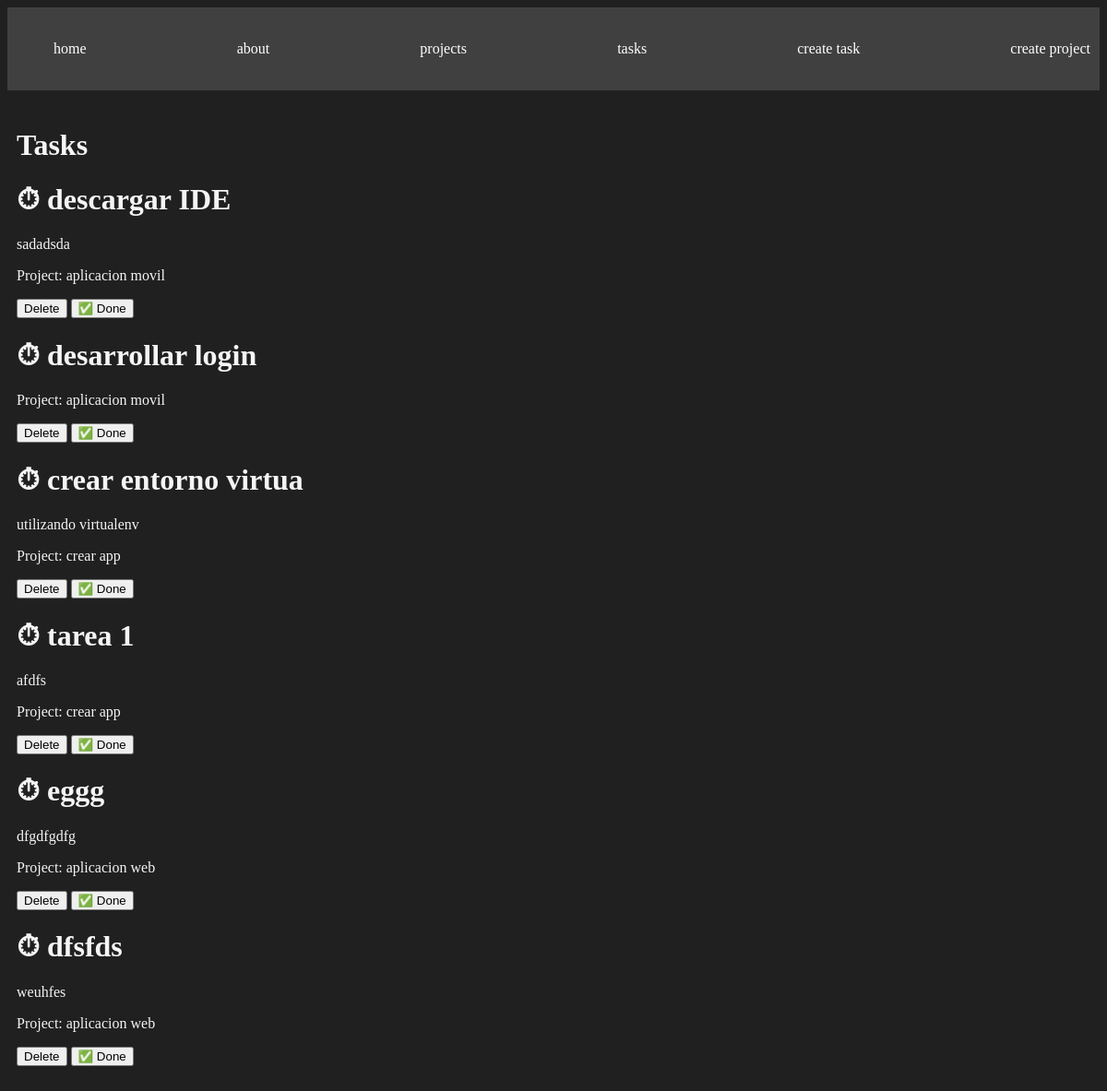
/tasks/, run on the app's committed database.
### myapp/models.py (models this page shows, shortened)
class Task(models.Model):
    title = models.CharField(max_length=200)
    description = models.TextField()
    project = models.ForeignKey(Project, on_delete=models.CASCADE)
    done = models.BooleanField(default=False)

class Project(models.Model):
    name = models.CharField(max_length=200)

### myapp/views.py (the view)
# urls.py: path('tasks/', views.tasks, name='tasks'),
def tasks(request):
    tasks = Task.objects.all()
    return render(request, 'tasks/tasks.html',{
        'tasks':tasks
    })

### myapp/templates/tasks/tasks.html (shortened to what this page needs)
<!DOCTYPE html>
<html lang="en">
<head>
</head>
<body>
    {% extends 'layouts/base.html' %}
    {% block content %}
    <h1>Tasks</h1>
    {% for task in tasks %}
    <div>
        <h1>{% if task.done == False %} ⏱ {% else %} ✅ {% endif %}  {{task.title}} </h1>
        <p>{{task.description}}</p>
        <p>Project: {{task.project.name}}</p>
        <button>
            Delete
        </button>
        <button>
            ✅ Done
        </button>
    </div>
    {% endfor %}
    {% endblock %}

### myapp/static/styles/main.css (style rules this page uses)
body { background: #202020; color: whitesmoke; }

### data on the page
Task: title "descargar IDE", description "sadadsda", project.name "aplicacion movil"
Task: title "desarrollar login", project.name "aplicacion movil"
Task: title "crear entorno virtua", description "utilizando virtualenv", project.name "crear app"
Task: title "tarea 1", description "afdfs", project.name "crear app"
Task: title "eggg", description "dfgdfgdfg", project.name "aplicacion web"
Task: title "dfsfds", description "weuhfes", project.name "aplicacion web"
